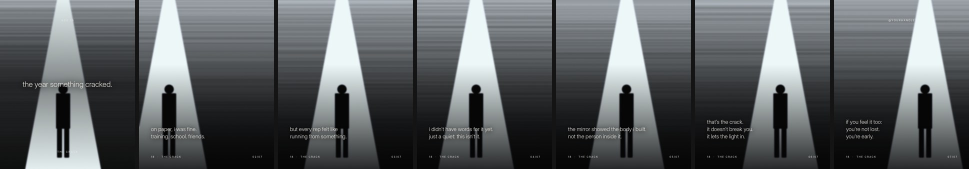
#> input picture brand/awakening-carousels/preview-age-18-placeholder.jpg, 1938 x 338 px (shown at 1/2 size)
$ python -i carousel.py   (imports and definitions only)
#> lines starting #> are read from the running program, lines starting #| are printed output that depends on the picture
#> further down, picture is the input picture: PIL image 1938x338 RGB; mean R, G, B 92.3, 96, 98.3
#!/usr/bin/env python3
"""Awakening carousels: dark, minimal, athletic Instagram carousels.

Commands
  search   "QUERY" [...] [-n N]   Pinterest keyword search -> library/candidates.jsonl (add --pull to download)
  pull     URL [URL...]           Pinterest board (…/user/board/ or .rss) or direct image URLs -> library
  pull     --candidates           download every not-yet-downloaded search candidate
  add      PATH [PATH...]         copy local images (files or folders) into the library
  tag      FILE "tag, tag" [--mood M]   set the meaning tags for one library image
  untagged                        list library images that still need tags
  reject   FILE [FILE...]         remove off-brand images (stay blocked from future pulls)
  render   SPEC.json [--out DIR]  build every slide (1080x1350 PNG) + a contact strip
  grid     [DIR]                  3x3 preview of carousel covers, newest first (how the profile reads)

Library: brand/awakening-carousels/library/ (images + library.json with tags per image).
"""
import argparse, hashlib, http.cookiejar, json, random, re, sys, urllib.parse, urllib.request
from pathlib import Path
from xml.etree import ElementTree

from PIL import Image, ImageDraw, ImageFilter, ImageFont, ImageOps

ROOT = Path.cwd()
BRAND = ROOT / "brand" / "awakening-carousels"
LIB = BRAND / "library"
LIB_JSON = LIB / "library.json"
CANDS = LIB / "candidates.jsonl"
UA = "Mozilla/5.0 (Macintosh; Intel Mac OS X 10_15_7) AppleWebKit/537.36 (KHTML, like Gecko) Chrome/127.0 Safari/537.36"
OUT = BRAND / "out"
FONTS = Path(__file__).resolve().parent.parent / "assets" / "fonts"

W, H = 1080, 1350          # 4:5, Instagram's tallest feed ratio
MARGIN = 96                # side gutter; IG grid crops to 3:4, keep type inside the middle 1012px
TEXT_W = 760               # max line width; short lines read calmer
INK = (255, 255, 255)      # headline white (matches the reel covers)
ACCENT = (164, 204, 228)   # #A4CCE4, the reel-cover blue: always the payoff line
DIM = (255, 255, 255, 150) # footer / meta

STOP = set("a an the of in on at to and or with for my i me is it this that".split())


# ---------- library ----------

# [4 lines left out: function load_lib, not called in this run]

def save_lib(lib):
    LIB.mkdir(parents=True, exist_ok=True)
    LIB_JSON.write_text(json.dumps(lib, indent=2, sort_keys=True))

# [25 lines left out: functions _ingest, _get, not called in this run]

def _board_rss(url):
    url = url.split("?")[0].rstrip("/")
    return url if url.endswith(".rss") else url + ".rss"

# [127 lines left out: functions pinterest_search, cmd_search, cmd_pull, cmd_add, cmd_reject, cmd_tag and 1 more, not called in this run]


# ---------- image matching ----------

def _words(s):
    return {w for w in re.findall(r"[a-z]+", s.lower()) if w not in STOP}

# [18 lines left out: function pick_image, not called in this run]


# ---------- look ----------

def grade(im, darkness=0.55, warmth=0.0):
    """Cover-crop to 4:5 and push to the house look: near-mono, crushed, grain, vignette."""
#> called with darkness = 0.55, warmth = 0
    im = ImageOps.exif_transpose(im).convert("RGB")
    im = ImageOps.fit(im, (W, H), Image.LANCZOS, centering=(0.5, 0.42))
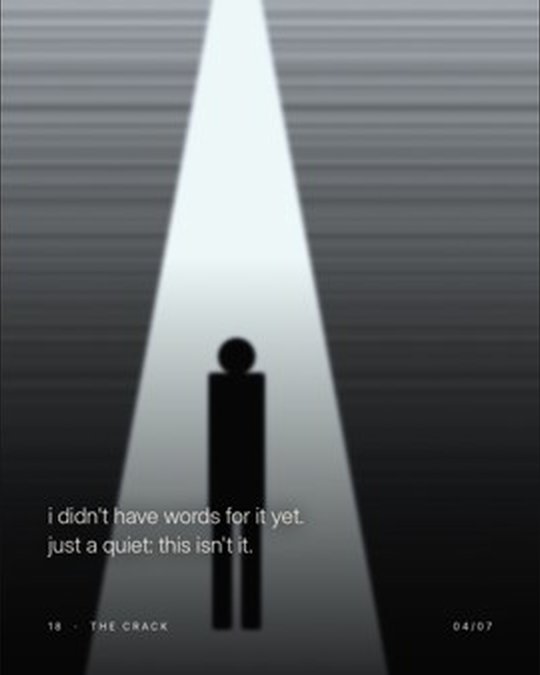
#> im: PIL image 1080x1350 RGB (shown at 1/2 size); mean R, G, B 93.7, 97.3, 99.7
    g = ImageOps.grayscale(im)
    g = ImageOps.autocontrast(g, cutoff=1)
    lut = [int(255 * ((i / 255) ** (1.35 + darkness))) for i in range(256)]   # crush mids + shadows
    g = g.point(lut)
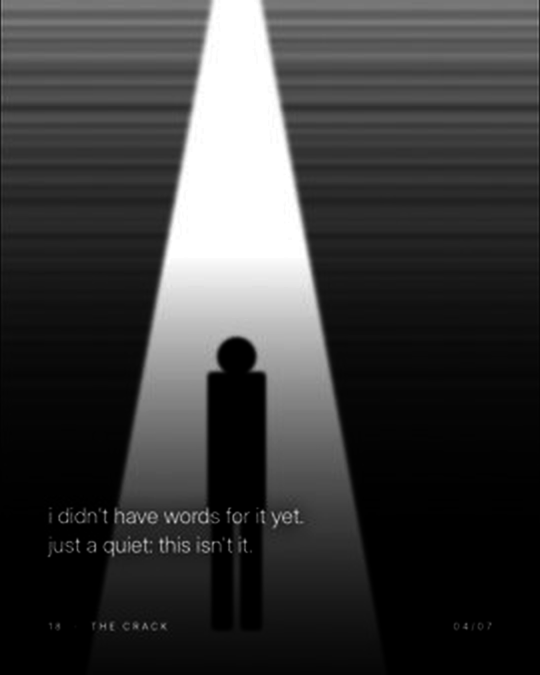
#> g: PIL image 1080x1350 L (shown at 1/2 size); min 0, max 255, mean 59.8
    # cold-steel tint (athletic, night training) or slight warmth for later years
    r = g.point(lambda v: min(255, int(v * (0.96 + warmth))))
    b = g.point(lambda v: min(255, int(v * (1.04 - warmth))))
    im = Image.merge("RGB", (r, g, b))
    # vignette
    vig = Image.new("L", (W, H), 0)
#> vig: PIL image 1080x1350 L; every value is 0
    ImageDraw.Draw(vig).ellipse((-W * 0.25, -H * 0.2, W * 1.25, H * 1.2), fill=255)
#> vig: PIL image 1080x1350 L; every value is 255
    vig = vig.filter(ImageFilter.GaussianBlur(220))
    im = Image.composite(im, Image.new("RGB", (W, H), (6, 6, 7)), vig)
    # film grain
    noise = Image.effect_noise((W, H), 28).point(lambda v: 128 + (v - 128) // 2)
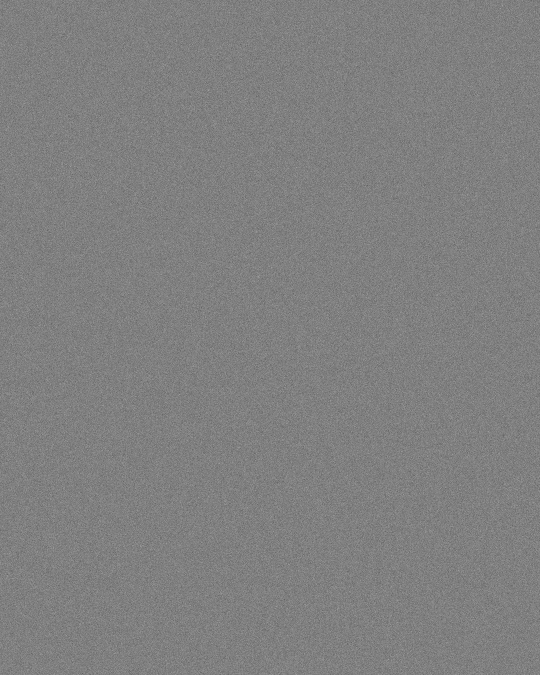
#> noise: PIL image 1080x1350 L (shown at 1/2 size); min 64, max 191, mean 127.5
    im = Image.blend(im, Image.merge("RGB", (noise,) * 3), 0.06)
    return im

# [20 lines left out: functions scrim, font, not called in this run]

def headline(size):
    return font("BebasNeue-Regular.ttf", size)

def label(size):
    return font("OpenSans-VF.ttf", size, weight=700)

# [6 lines left out: function tracked, not called in this run]

def tracked_len(draw, text, f, tracking):
    return sum(draw.textlength(c, font=f) for c in text) + tracking * max(0, len(text) - 1)

# [81 lines left out: functions wrap, balanced_wrap, compose, footer, not called in this run]


def body(size, weight=400):
    return font("OpenSans-VF.ttf", size, weight=weight)

# [116 lines left out: functions compose_search, cmd_render, cmd_grid, main, not called in this run]

# [2 lines not run here, left out]

>>> from PIL import Image
>>> picture = Image.open('../../../../brand/awakening-carousels/preview-age-18-placeholder.jpg')
>>> result = grade(picture)

$ run again, on renders/hoodies/handfix/compare.jpg
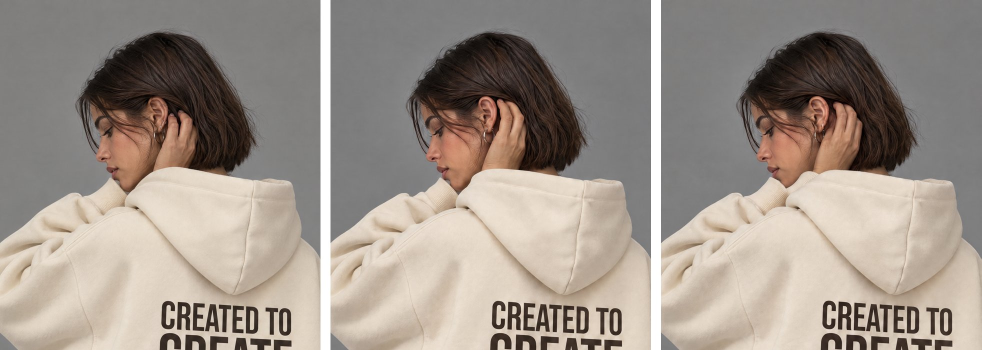
#> input picture renders/hoodies/handfix/compare.jpg, 1963 x 700 px (shown at 1/2 size)
#> picture is the input picture: PIL image 1963x700 RGB; mean R, G, B 156.5, 146.2, 137
#> in grade, `im = ImageOps.fit(im, (W, H), Image.LANCZOS, centering=(0.5, 0.42))`:
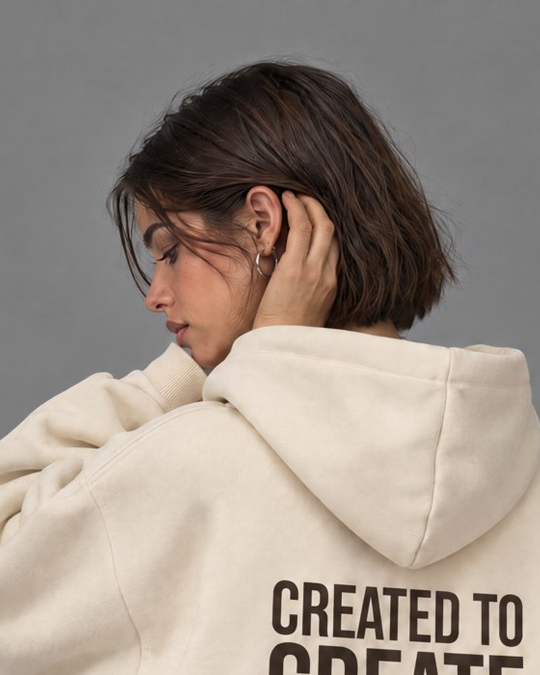
#> im: PIL image 1080x1350 RGB (shown at 1/2 size); mean R, G, B 155.3, 143.6, 133.9
#> in grade, `g = g.point(lut)`:
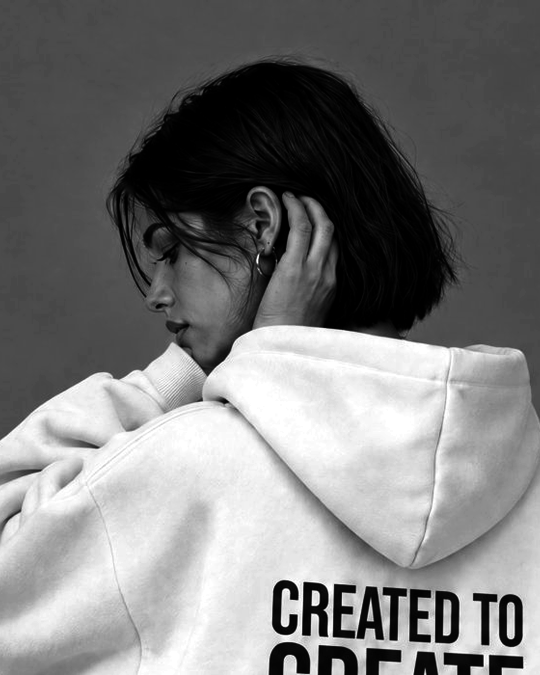
#> g: PIL image 1080x1350 L (shown at 1/2 size); min 0, max 255, mean 122.1
